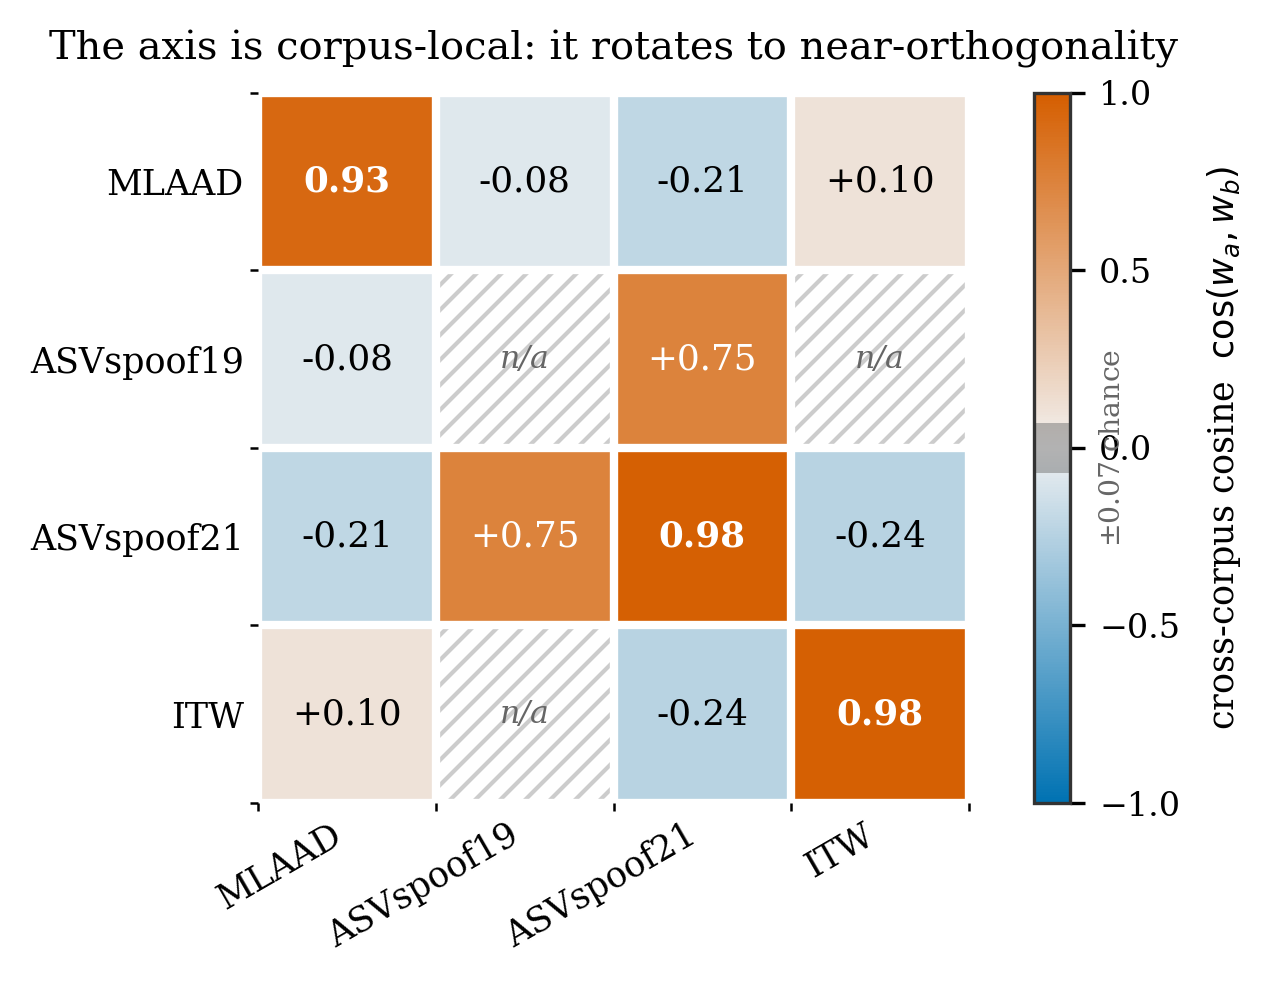

Reproduce this figure in Python.
"""Fig 2b: the axis rotates across datasets (cosine matrix heatmap).

Redraw per roadmap bug #3: the previous figure annotated "chance 0.08" while
the observed cross-corpus cosine is ~-0.08 and the true high-dimensional chance
floor is ~0.03. This version shows the whole rotation story at once as a
4x4 cosine matrix over {MLAAD, ASVspoof19, ASVspoof21, ITW}:
  - DIAGONAL  = within-corpus split-half reliability (axes are near-noiseless).
  - OFF-DIAG  = cross-corpus cos(w_a, w_b): near-zero or NEGATIVE (anti-aligned),
    inside/at the +-0.03 chance band -> a transferred axis is uninformative.

Data artifacts (never hand-typed):
  experiments/axis_audits/audits_outputs/audit4_axis_rotation/audit4_results.json
      split-half reliability (MLAAD 0.926, ITW 0.982, ASV21 0.981);
      MLAAD-frame cross cosines (ML-ITW +0.103, ML-ASV21 -0.207, ITW-ASV21 -0.238);
      random-direction null: E|cos| 0.029, 95th pct 0.070.
  experiments/results/c_asvspoof_fusion/asvspoof_fusion_results.json
      w(ASV2019)*w(MLAAD) = -0.078 ; w(ASV2019)*w(ASV2021) = +0.747.

Two cells are unavailable in the artifacts (no committed cross-cosine): the
ASVspoof19 split-half diagonal and ASV19<->ITW. They are hatched, not invented.

Paper claim (Sec. 4): within-corpus ~0.93, cross-corpus cos ~-0.08 (and negative),
chance floor ~0.03.
"""
import json
import os
import sys

import numpy as np
import matplotlib.pyplot as plt
from matplotlib.colors import TwoSlopeNorm, LinearSegmentedColormap

sys.path.insert(0, os.path.dirname(os.path.abspath(__file__)))
from _style import (apply_style, save_both, BLUE, VERMILLION, GRAY, BLACK,
                    SINGLE_COL_WIDTH)

apply_style()
OUT_DIR = os.path.dirname(os.path.abspath(__file__))
REPO = os.path.abspath(os.path.join(OUT_DIR, "..", ".."))

a4 = json.load(open(os.path.join(
    REPO, "experiments/axis_audits/audits_outputs/audit4_axis_rotation/audit4_results.json")))
cfus = json.load(open(os.path.join(
    REPO, "experiments/results/c_asvspoof_fusion/asvspoof_fusion_results.json")))

# reliability (split-half) on diagonal
rel = a4["reliability"]
r_mlaad = rel["mlaad"]["split_half_cos_mean"]
r_itw = rel["itw"]["split_half_cos_mean"]
r_asv21 = rel["asv21"]["split_half_cos_mean"]

# cross-corpus cosines (MLAAD frame for the audit4 triple; own-frame for the
# ASV19 pairs, which are what the roadmap/paper quote). Frames noted in README.
c = a4["cos_mlaad_frame"]
ml_itw = c["ml_itw"]        # +0.103
ml_asv21 = c["ml_asv21"]    # -0.207
itw_asv21 = c["itw_asv21"]  # -0.238
ml_asv19 = cfus["cos_internal_vs_mlaad"]["cos_internal_vs_mlaad_own_frame"]      # -0.078
asv19_asv21 = cfus["cos_internal_vs_mlaad"]["cos_internal_2019LA_vs_internal_2021LA"]  # +0.747

null_mean = a4["random_null"]["mean_abs_cos"]   # 0.029
null_p95 = a4["random_null"]["p95_abs_cos"]     # 0.070

# ---- assertions ----
assert abs(r_mlaad - 0.93) < 0.02 and abs(r_itw - 0.98) < 0.02
assert abs(ml_asv19 - (-0.078)) < 0.005, ml_asv19
assert abs(asv19_asv21 - 0.747) < 0.005, asv19_asv21
assert abs(ml_itw - 0.103) < 0.005 and abs(ml_asv21 + 0.207) < 0.005
print(f"[fig2b] reliability diag: MLAAD {r_mlaad:.3f}  ASV21 {r_asv21:.3f}  ITW {r_itw:.3f}")
print(f"[fig2b] cross: ML-ASV19 {ml_asv19:+.3f}  ML-ASV21 {ml_asv21:+.3f}  "
      f"ML-ITW {ml_itw:+.3f}  ASV19-ASV21 {asv19_asv21:+.3f}  ITW-ASV21 {itw_asv21:+.3f}")
print(f"[fig2b] chance floor: E|cos|={null_mean:.3f}  95th pct={null_p95:.3f}")

# ---------------------------------------------------------------------------
# Build 4x4 matrix. order: MLAAD, ASVspoof19, ASVspoof21, ITW
# ---------------------------------------------------------------------------
labels = ["MLAAD", "ASVspoof19", "ASVspoof21", "ITW"]
NAN = np.nan
M = np.array([
    [r_mlaad,   ml_asv19,   ml_asv21,   ml_itw],
    [ml_asv19,  NAN,        asv19_asv21, NAN],
    [ml_asv21,  asv19_asv21, r_asv21,   itw_asv21],
    [ml_itw,    NAN,        itw_asv21,  r_itw],
])

# diverging blue<-white->vermillion, neutral gray at 0
cmap = LinearSegmentedColormap.from_list(
    "coscmap", [(0.0, BLUE), (0.5, "#f2f2f2"), (1.0, VERMILLION)])
cmap.set_bad("#ffffff")
norm = TwoSlopeNorm(vmin=-1.0, vcenter=0.0, vmax=1.0)

fig, ax = plt.subplots(figsize=(SINGLE_COL_WIDTH * 0.72, 3.4))
im = ax.imshow(np.ma.masked_invalid(M), cmap=cmap, norm=norm, aspect="equal")

n = len(labels)
ax.set_xticks(range(n)); ax.set_yticks(range(n))
ax.set_xticklabels(labels, rotation=30, ha="right", fontsize=8.4)
ax.set_yticklabels(labels, fontsize=8.4)
ax.tick_params(length=0)
for s in ax.spines.values():
    s.set_visible(False)
ax.set_xticks(np.arange(-.5, n, 1), minor=True)
ax.set_yticks(np.arange(-.5, n, 1), minor=True)
ax.grid(which="minor", color="white", lw=2)

# annotate cells
for i in range(n):
    for j in range(n):
        v = M[i, j]
        if np.isnan(v):
            ax.text(j, i, "n/a", ha="center", va="center", fontsize=7.6,
                    color=GRAY, style="italic")
            ax.add_patch(plt.Rectangle((j - .5, i - .5), 1, 1, fill=False,
                                       hatch="////", edgecolor="#cccccc", lw=0))
            continue
        diag = (i == j)
        # white text on saturated cells, dark on pale ones
        tcol = "white" if abs(v) > 0.45 else BLACK
        txt = f"{v:+.2f}" if not diag else f"{v:.2f}"
        ax.text(j, i, txt, ha="center", va="center",
                fontsize=8.6 if not diag else 8.6,
                fontweight="bold" if diag else "normal", color=tcol)

cbar = fig.colorbar(im, ax=ax, fraction=0.046, pad=0.06, ticks=[-1, -0.5, 0, 0.5, 1])
cbar.ax.tick_params(labelsize=8)
cbar.set_label(r"cross-corpus cosine  $\cos(w_a, w_b)$", fontsize=8.4, labelpad=6)
# mark the +-chance band on the colorbar as a grey stripe at zero
cbar.ax.axhspan(-null_p95, null_p95, xmin=0, xmax=1, color=GRAY, alpha=0.45, lw=0)
cbar.ax.annotate(rf"$\pm${null_p95:.02f} chance", xy=(1.0, 0.5), xycoords="axes fraction",
                 xytext=(7, 0), textcoords="offset points",
                 fontsize=6.8, color=GRAY, va="center", rotation=90)

ax.set_title("The axis is corpus-local: it rotates to near-orthogonality",
             fontsize=9.6, pad=8)

fig.tight_layout()
paths = save_both(fig, OUT_DIR, "fig2b_axis_rotation")
print("Saved:", paths)
